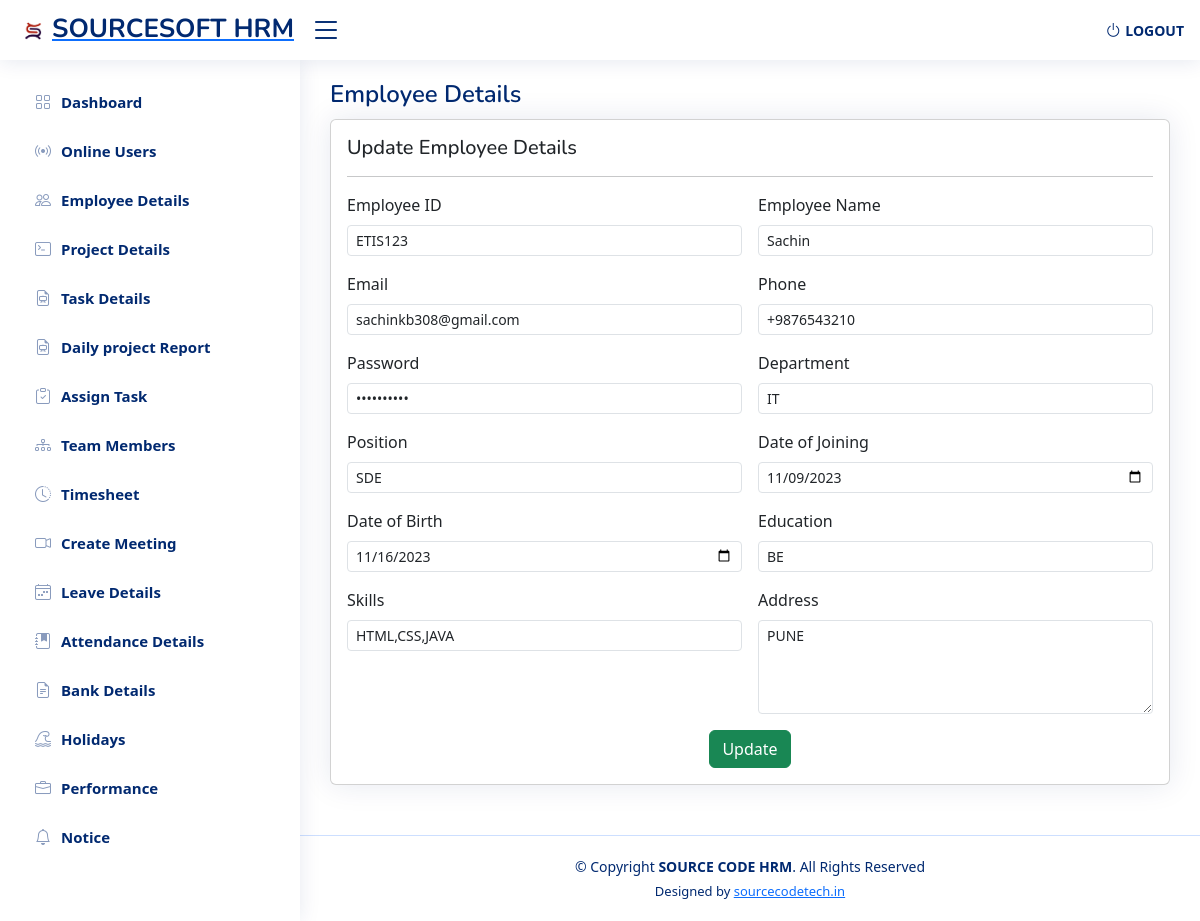
Screenshot of /sourcesoft/admin_dashboard/empdetails_update.php?id=17 with the database file from the repository.
### tables this page shows
CREATE TABLE `emp_details` (
  `id` int(90) NOT NULL,
  `fname` varchar(100) NOT NULL,
  `empid` varchar(50) NOT NULL,
  `email` varchar(50) NOT NULL,
  `phno` varchar(12) NOT NULL,
  `username` varchar(50) NOT NULL,
  `pass` varchar(50) NOT NULL,
  `department` varchar(50) NOT NULL,
  `position` varchar(50) NOT NULL,
  `proname` varchar(200) NOT NULL,
  `sdate` varchar(40) NOT NULL,
  `edate` varchar(40) NOT NULL,
  `man` varchar(50) NOT NULL,
  `jdate` varchar(10) NOT NULL,
  `bdate` varchar(10) NOT NULL,
  `add` varchar(200) NOT NULL,
  `edu` varchar(40) NOT NULL,
  `about` text NOT NULL,
  `skills` varchar(50) NOT NULL,
  `status` varchar(255) NOT NULL,
  `last_act` datetime NOT NULL,
  `twitter` varchar(100) NOT NULL,
  `facebook` varchar(100) NOT NULL,
  `instagram` varchar(100) NOT NULL,
  `linkedin` varchar(100) NOT NULL,
  `profile_pic` varchar(300) NOT NULL,
  `adhar_card` varchar(300) NOT NULL,
  `pan_card` varchar(300) NOT NULL
);

### sourcesoft/admin_dashboard/empdetails_update.php (the view, shortened to what this page needs)
<?php
include("connection.php");
$idd = $_GET['id'];
$query = "SELECT * FROM emp_details where id='$idd'";
$data = mysqli_query($conn, $query);
$result = mysqli_fetch_assoc($data);
?>
<!DOCTYPE html>
<html lang="en">
<head>
    <link href="assets/vendor/bootstrap/css/bootstrap.min.css" rel="stylesheet">
    <link href="assets/vendor/bootstrap-icons/bootstrap-icons.css" rel="stylesheet">
    <link href="assets/vendor/boxicons/css/boxicons.min.css" rel="stylesheet">
    <link href="assets/vendor/quill/quill.snow.css" rel="stylesheet">
    <link href="assets/vendor/quill/quill.bubble.css" rel="stylesheet">
    <link href="assets/vendor/remixicon/remixicon.css" rel="stylesheet">
    <link href="assets/vendor/simple-datatables/style.css" rel="stylesheet">
    <link href="assets/css/style.css" rel="stylesheet">
    <link rel="stylesheet" href="https://cdn.jsdelivr.net/npm/sweetalert2@11.0.18/dist/sweetalert2.min.css">
    <link rel="stylesheet" href="https://cdnjs.cloudflare.com/ajax/libs/font-awesome/4.7.0/css/font-awesome.min.css">
</head>
<body>
    <?php include "include/header.php"; ?>
    <?php include "include/sidebar.php"; ?>
    <main id="main" class="main">
        <div class="pagetitle">
            <h1>Employee Details</h1>
        </div>
        <section class="section dashboard">
            <div class="row">
                <!DOCTYPE html>
                <html lang="en">
                <head>
                    <link href="https://cdn.jsdelivr.net/npm/bootstrap@5.3.0/dist/css/bootstrap.min.css"
                        rel="stylesheet">
                </head>
                <body>
                    <div class="container">
                        <div class="card">
                            <div class="card-body">
                                <h5 class="">Update Employee Details</h5>
                                <hr>
                                <form class="row g-3" action="#" method="POST">
                                    <div class="col-md-6">
                                        <label for="employeeUserName" class="form-label">Employee ID</label>
                                        <input type="text" class="form-control form-control-sm" id="employeeUsername"
                                            name="username" value="<?php echo $result['username'] ?>"
                                            placeholder="Enter employee ID" required autocomplete="off" readonly>
                                    </div>
                                    <div class="col-md-6">
                                        <label for="employeeName" class="form-label">Employee Name</label>
                                        <input type="text" class="form-control form-control-sm" id="employeeName"
                                            value="<?php echo $result['fname'] ?>" name="fname" placeholder="Enter name"
                                            required autocomplete="off">
                                    </div>
                                    <div class="col-md-6">
                                        <label for="email" class="form-label">Email</label>
                                        <input type="email" class="form-control form-control-sm" id="email" name="email"
                                            value="<?php echo $result['email'] ?>" placeholder="Enter email" required
                                            autocomplete="off">
                                    </div>
                                    <div class="col-md-6">
                                        <label for="phone" class="form-label">Phone</label>
                                        <input type="tel" class="form-control form-control-sm" id="phone" name="phno"
                                            value="<?php echo $result['phno'] ?>" placeholder="Enter phone number"
                                            required autocomplete="off" pattern="\d{10}" maxlength="10">
                                    </div>
                                    <div class="col-md-6">
                                        <label for="employeepass" class="form-label">Password</label>
                                        <input type="password" class="form-control form-control-sm" id="employeepass"
                                            name="pass" value="<?php echo $result['pass'] ?>"
                                            placeholder="Enter employee Password" required autocomplete="off">
                                    </div>
                                    <div class="col-md-6">
                                        <label for="department" class="form-label">Department</label>
                                        <input type="text" class="form-control form-control-sm" id="department"
                                            name="department" value="<?php echo $result['department'] ?>"
                                            placeholder="Enter department" required autocomplete="off">
                                    </div>
                                    <div class="col-md-6">
                                        <label for="position" class="form-label">Position</label>
                                        <input type="text" class="form-control form-control-sm" id="position"
                                            name="position" value="<?php echo $result['position'] ?>"
                                            placeholder="Enter position" required autocomplete="off">
                                    </div>
                                    <div class="col-md-6">
                                        <label for="dob" class="form-label">Date of Joining</label>
                                        <input type="date" class="form-control form-control-sm" name="jdate"
                                            value="<?php echo $result['jdate'] ?>" id="dob" required autocomplete="off">
                                    </div>
                                    <div class="col-md-6">
                                        <label for="dob" class="form-label">Date of Birth</label>
                                        <input type="date" class="form-control form-control-sm" name="bdate"
                                            value="<?php echo $result['bdate'] ?>" id="dob" required autocomplete="off">
                                    </div>
                                    <div class="col-md-6">
                                        <label for="education" class="form-label">Education</label>
                                        <input type="text" class="form-control form-control-sm" id="education"
                                            name="edu" value="<?php echo $result['edu'] ?>"
                                            placeholder="Enter education" required autocomplete="off">
                                    </div>
                                    <div class="col-md-6">
                                        <label for="skills" class="form-label">Skills</label>
                                        <input type="text" class="form-control form-control-sm" id="skills"
                                            name="skills" value="<?php echo $result['skills'] ?>"
                                            placeholder="Enter skills" required autocomplete="off">
                                    </div>
                                    <div class="col-md-6">
                                        <label for="address" class="form-label">Address</label>
                                        <textarea class="form-control form-control-sm" id="address" name="add" rows="4"
                                            placeholder="Enter address" required
                                            autocomplete="off"><?php echo $result['add']; ?></textarea>
                                    </div>
                                    <div class="col-md-12">
                                        <center><button type="submit" class="btn btn-success" name="submit"
                                                onclick="return validateForm()">Update</button></center>
                                    </div>
                                </form>
                            </div>
                        </div>
                    </div>
                </body>
                </html>
            </div>
        </section>
    </main>
    <?php include "include/footer.php"; ?>
</body>
</html>

### sourcesoft/admin_dashboard/assets/css/style.css (style rules this page uses)
:root { scroll-behavior: smooth; }
body { font-family: "Open Sans", sans-serif; background: #f6f9ff; color: #444444; }
h1, h2, h3, h4, h5, h6 { font-family: "Nunito", sans-serif; }
#main { margin-top: 60px; padding: 20px 30px; transition: all 0.3s; }
.pagetitle { margin-bottom: 10px; }
.pagetitle h1 { font-size: 24px; margin-bottom: 0; font-weight: 600; color: #012970; }
.card { margin-bottom: 30px; border: none; border-radius: 5px; box-shadow: 0px 0 30px rgba(1, 41, 112, 0.1); }
.card-body { padding: 0 20px 20px 20px; }
@media (min-width: 1200px) { #main, #footer { margin-left: 300px; } }

### rows the page displays
emp_details: username "ETIS123", fname "Sachin", email "sachinkb308@gmail.com", phno "+9876543210", department "IT", position "SDE", jdate "11/09/2023", bdate "11/16/2023", edu "BE", skills "HTML,CSS,JAVA", add "PUNE"
